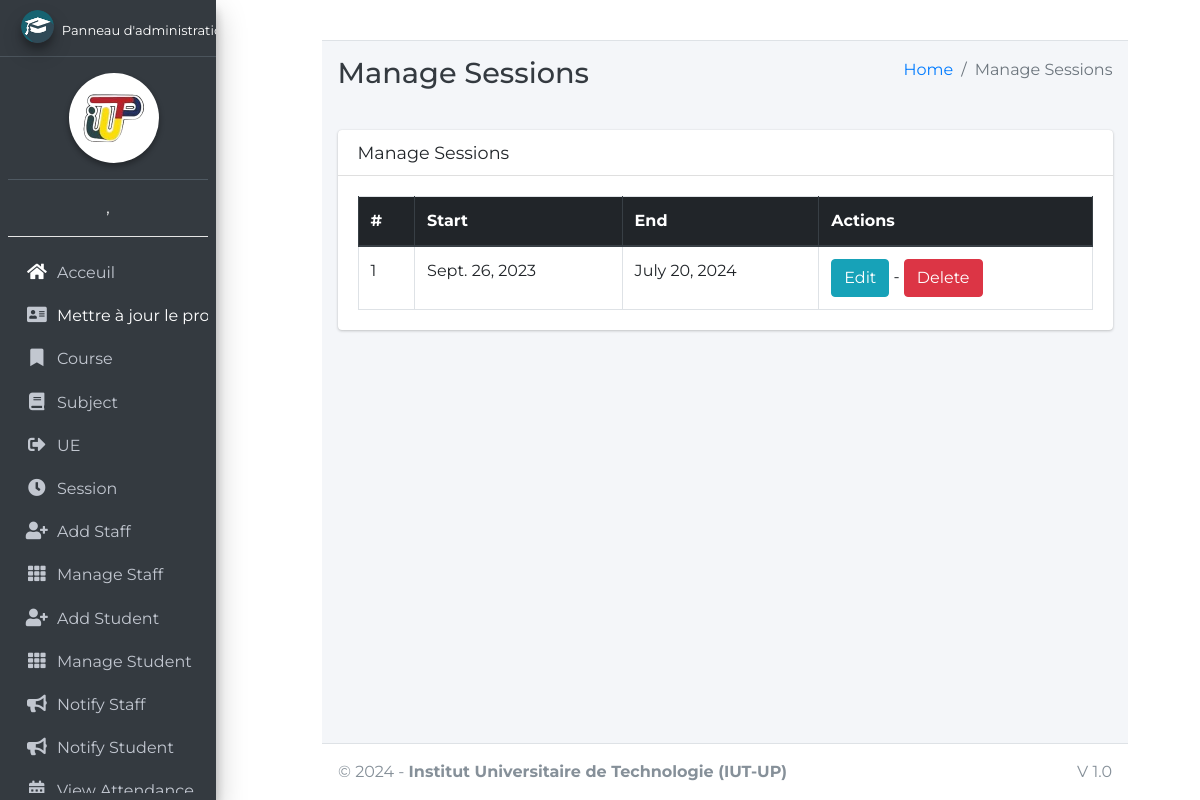
The page /session/manage/ (signed in) on the database as committed earlier.
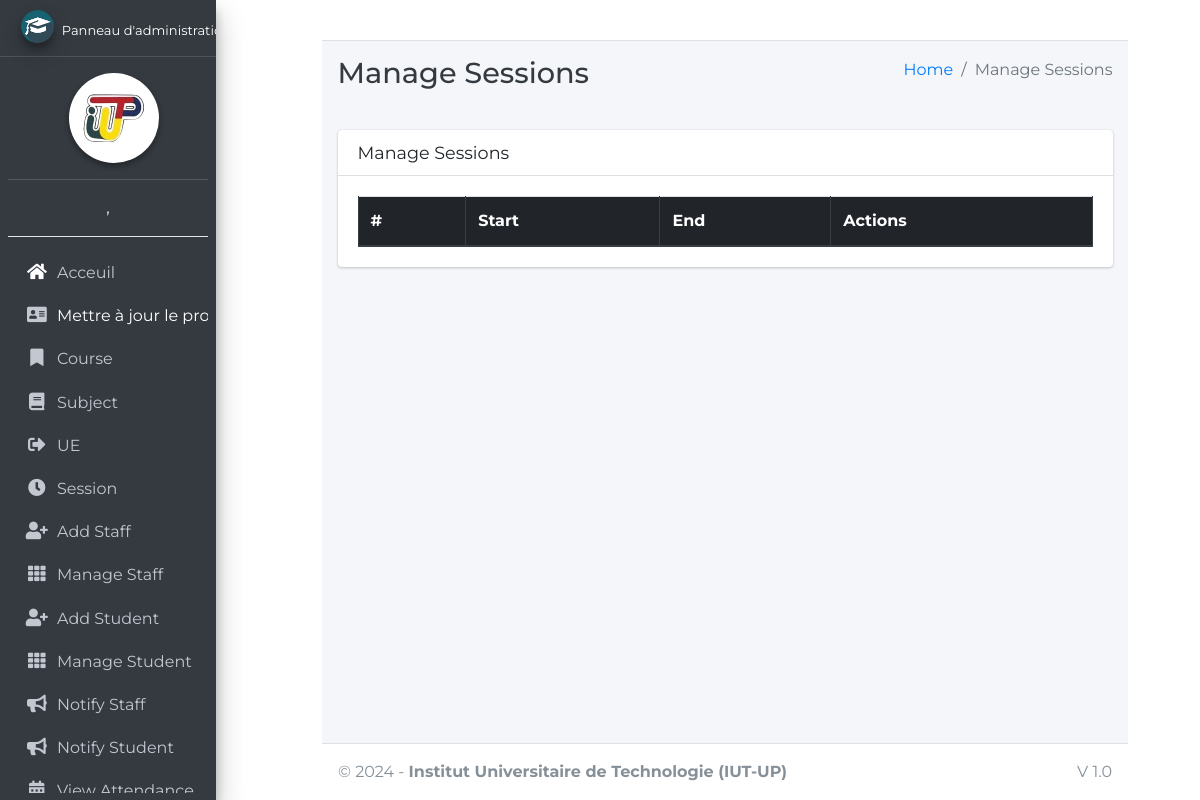
The same page on the database as committed later.
### main_app/models.py (models this page shows, shortened)
class Session(models.Model):
    start_year = models.DateField()
    end_year = models.DateField()

### main_app/hod_views.py (the view)
# urls.py: path("session/manage/", hod_views.manage_session, name='manage_session'),
def manage_session(request):
    sessions = Session.objects.all()
    context = {'sessions': sessions, 'page_title': 'Manage Sessions'}
    return render(request, "hod_template/manage_session.html", context)

### main_app/models.py (called while the page is built)
    def __str__(self):
        return self.last_name + ", " + self.first_name

### main_app/templates/hod_template/manage_session.html
{% extends 'main_app/base.html' %}
{% load static %}
{% block page_title %}{{page_title}}{% endblock page_title %}
{% block content %}
<section class="content">
    <div class="container-fluid">
        <div class="row">
            <div class="col-md-12">
                <div class="card">
                    <div class="card-header">
                        <h3 class="card-title">{{page_title}}</h3>
                    </div>
                    <div class="card-body">
                        <table id="example2" class="table table-bordered table-hover">
                            <thead class="thead-dark">
                                <tr>
                                    <th>#</th>
                                    <th>Start</th>
                                    <th>End</th>
                                    <th>Actions</th>
                                </tr>
                            </thead>
                            <tbody>
                                {% for session in sessions %}
                                <tr>
                                    <td>{{ forloop.counter }}</td>
                                    <td>{{session.start_year}}</td>
                                    <td>{{session.end_year}}</td>
                                    <td><a href="{% url 'edit_session' session.id %}" class="btn btn-info">Edit</a> - <a href="{% url 'delete_session' session.id %}" onclick="return confirm('Are you sure you want to delete this ?')" class="btn btn-danger">Delete</a> </td>
                                </tr>
                                {% endfor %}
                            </tbody>
                        </table>
                    </div>
                </div>
            </div>
        </div>
    </div>
</section>
{% endblock content %}

Rows that differ between the two databases and show on the page:
removed Session: start_year "Sept. 26, 2023", end_year "July 20, 2024"
